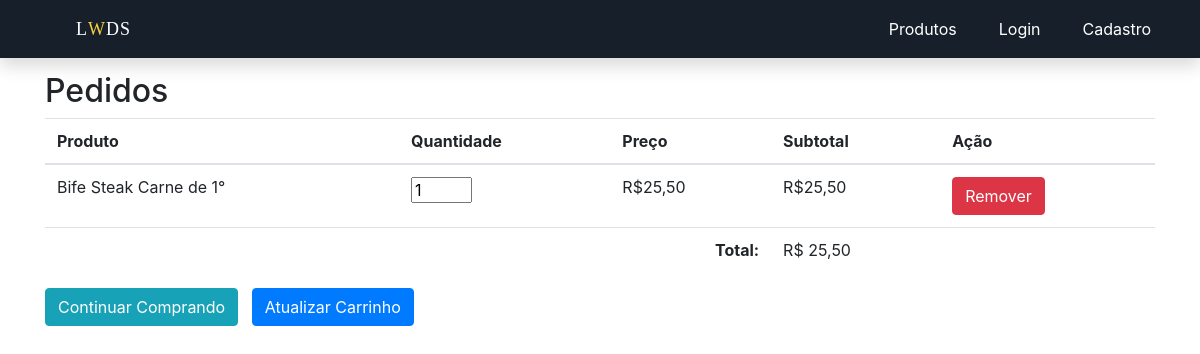
The app's page /Web/ProjetoTCC/index.php?pagina=carrinho&acao=add&id=1 with its own data.
### tables this page shows
CREATE TABLE `produtos` (
  `id` int(11) NOT NULL,
  `nome` varchar(100) NOT NULL,
  `categoria` int(11) NOT NULL,
  `preco` float NOT NULL,
  `quantidade` int(11) NOT NULL,
  `imagem` varchar(50) NOT NULL
);

### Web/ProjetoTCC/functions/cart.php (called while the page is built, shortened)
<?php
function getContentCart($pdo) {
	$results = array();
	if($_SESSION['carrinho']) {
		$cart = $_SESSION['carrinho'];
		$products =  getProductsByIds($pdo, implode(',', array_keys($cart)));
		foreach($products as $product) {
			$results[] = array(
							  'id' => $product['id'],
							  'name' => $product['nome'],
							  'price' => $product['preco'],
							  'quantity' => $cart[$product['id']],
							  'subtotal' => $cart[$product['id']] * $product['preco'],
						);
		}
	}
	return $results;
}
function getTotalCart($pdo) {
	$total = 0;
	foreach(getContentCart($pdo) as $product) {
		$total += $product['subtotal'];
	}
	return $total;
}

### Web/ProjetoTCC/functions/ControleProdutos.php (called while the page is built, shortened)
<?php
function getProductsByIds($pdo, $ids) {
	$sql = "SELECT * FROM produtos WHERE id IN (".$ids.")";
	$stmt = $pdo->prepare($sql);
	$stmt->execute();
	return $stmt->fetchAll(PDO::FETCH_ASSOC);
}

### Web/ProjetoTCC/views/carrinho.php (the view, shortened to what this page needs)
<?php
	require_once "./functions/ControleProdutos.php";
	require_once "./functions/cart.php";
	echo "<br><br><br>";
	$pdoConnection = require_once "conexao.php";
	$url = $_SESSION['url'];
	$resultsCarts = getContentCart($pdoConnection);
	$totalCarts  = getTotalCart($pdoConnection);
?>
	<div class="container">
		<h2>Pedidos  </h2>
		<?php
		if($resultsCarts) : ?>
			<form action="?pagina=carrinho&acao=up" method="post">
			<table class="table table-strip">
				<thead>
					<tr>
						<th>Produto</th>
						<th>Quantidade</th>
						<th>Preço</th>
						<th>Subtotal</th>
						<th>Ação</th>
					</tr>
				</thead>
				<tbody>
				  <?php foreach($resultsCarts as $result) : ?>
					<tr>
						<td><?php echo $result['name']?></td>
						<td>
							<input type="text" name="prod[<?php echo $result['id']?>]" value="<?php echo $result['quantity']?>" size="1" />
							</td>
						<td>R$<?php echo number_format($result['price'], 2, ',', '.')?></td>
						<td>R$<?php echo number_format($result['subtotal'], 2, ',', '.')?></td>
					    <td><a href="?pagina=carrinho&acao=del&id=<?php echo $result['id']?>" class="btn btn-danger">Remover</a></td>
					</tr>
				<?php endforeach;?>
				 <tr>
					 <td colspan="3" class="text-right"><b>Total: </b></td>
					 <td>R$ <?php echo number_format($totalCarts, 2, ',', '.')?></td>
				 	<td></td>
				 </tr>
				</tbody>
			</table>
			 <a class="btn btn-info" href=<?= $url ?>>Continuar Comprando</a>&nbsp;&nbsp;
			 <button class="btn btn-primary" type="submit">Atualizar Carrinho</button></a>
			 <br><br>
			</form>
	<?php endif?>
	</div>

### Web/ProjetoTCC/style.css (style rules this page uses)
* { outline: none; }
html, body, header, #intro { height: 100%; }

### records on screen
produtos: nome "Bife Steak Carne de 1°", id "1", preco "25,50"

### other values on screen
$totalCarts "25,50"
